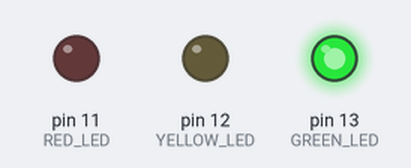
The sketch below on a simulated Arduino Uno, built with avr-gcc and run on an emulated ATmega328P. Shown: output pins drawn as LEDs (lit = HIGH). Pins used as bus, display or sensor lines are not drawn.

Above: at 0.1 s.
At 3.25 s:
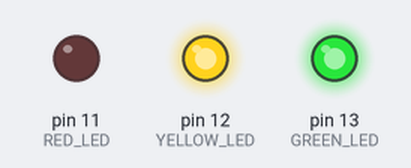
At 8.1 s:
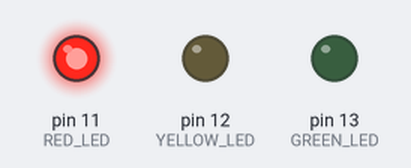
At 14.6 s:
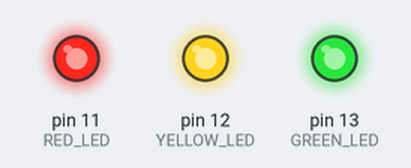
At 26.1 s:
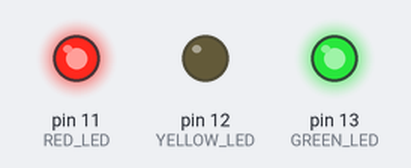
At 32.6 s:
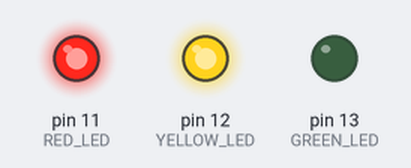
Timing chart, 0 to 40.0 s (numbered marks = the images above):
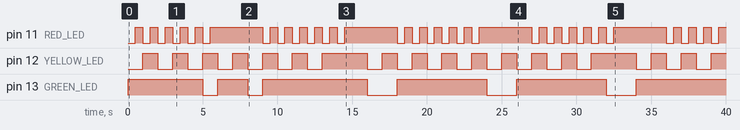

The sketch:

Auto_Mode.ino
```cpp
// -------------------------------
// Traffic Light with Automatic Override Mode
// Using millis() (non-blocking, no delay())
// -------------------------------

// LED pins
const int GREEN_LED  = 13;
const int YELLOW_LED = 12;
const int RED_LED    = 11;

// Virtual switch pins (outputs this time)
const int S1 = 10;  // Force Green
const int S2 = 9;   // Force Yellow
const int S3 = 8;   // Force Red

// Cycle durations (milliseconds)
const unsigned long GREEN_TIME  = 5000;
const unsigned long YELLOW_TIME = 1000;
const unsigned long RED_TIME    = 3000;

// Override pattern duration
const unsigned long PATTERN_INTERVAL = 500; // 500 ms

// State machine for traffic cycle
enum TrafficState { STATE_GREEN, STATE_YELLOW, STATE_RED };
TrafficState currentState = STATE_GREEN;

// Timing
unsigned long previousMillis = 0;       // For traffic cycle
unsigned long patternMillis  = 0;       // For override pattern

// Pattern index (0–7)
int patternIndex = 0;

// --------------------------------------------
// Setup
// --------------------------------------------
void setup() {
  // LED outputs
  pinMode(GREEN_LED, OUTPUT);
  pinMode(YELLOW_LED, OUTPUT);
  pinMode(RED_LED, OUTPUT);

  // Virtual switch outputs
  pinMode(S1, OUTPUT);
  pinMode(S2, OUTPUT);
  pinMode(S3, OUTPUT);

  // Start with green ON
  digitalWrite(GREEN_LED, HIGH);
  digitalWrite(YELLOW_LED, LOW);
  digitalWrite(RED_LED, LOW);

  previousMillis = millis();
  patternMillis = millis();
}

// --------------------------------------------
// Main loop
// --------------------------------------------
void loop() {
  unsigned long currentMillis = millis();

  // ----------- Handle traffic light cycle -----------
  switch (currentState) {
    case STATE_GREEN:
      if (currentMillis - previousMillis >= GREEN_TIME) {
        currentState = STATE_YELLOW;
        previousMillis = currentMillis;
      }
      break;

    case STATE_YELLOW:
      if (currentMillis - previousMillis >= YELLOW_TIME) {
        currentState = STATE_RED;
        previousMillis = currentMillis;
      }
      break;

    case STATE_RED:
      if (currentMillis - previousMillis >= RED_TIME) {
        currentState = STATE_GREEN;
        previousMillis = currentMillis;
      }
      break;
  }

  // ----------- Update virtual switch pattern -----------
  if (currentMillis - patternMillis >= PATTERN_INTERVAL) {
    patternIndex = (patternIndex + 1) % 8; // 0–7 looping
    patternMillis = currentMillis;

    // Write binary pattern to S1, S2, S3
    digitalWrite(S1, (patternIndex & 0b100) ? HIGH : LOW); // MSB = S1
    digitalWrite(S2, (patternIndex & 0b010) ? HIGH : LOW); // Mid = S2
    digitalWrite(S3, (patternIndex & 0b001) ? HIGH : LOW); // LSB = S3
  }

  // ----------- Normal cycle LED states -----------
  bool greenOn  = (currentState == STATE_GREEN);
  bool yellowOn = (currentState == STATE_YELLOW);
  bool redOn    = (currentState == STATE_RED);

  // ----------- Apply overrides from virtual switches -----------
  if (digitalRead(S1) == HIGH) greenOn  = true;
  if (digitalRead(S2) == HIGH) yellowOn = true;
  if (digitalRead(S3) == HIGH) redOn    = true;

  // ----------- Write outputs to LEDs -----------
  digitalWrite(GREEN_LED,  greenOn  ? HIGH : LOW);
  digitalWrite(YELLOW_LED, yellowOn ? HIGH : LOW);
  digitalWrite(RED_LED,    redOn    ? HIGH : LOW);
}
```

Measured:
- by itself, pin 11 (RED_LED): repeats every 9.0 s: 4 × (LOW 0.50 s, HIGH 0.50 s), LOW 0.50 s, HIGH 3.5 s, LOW 0.50 s, HIGH 0.50 s
- by itself, pin 12 (YELLOW_LED): repeats every 18.0 s: 5 × (LOW 1.0 s, HIGH 1.0 s), LOW 1.0 s, HIGH 3.0 s, 2 × (LOW 1.0 s, HIGH 1.0 s)
- by itself, pin 13 (GREEN_LED): HIGH → LOW at 5.0 s, → HIGH 1.0 s later, → LOW 2.0 s later, → HIGH 1.0 s later, … (10 changes in this stretch)
